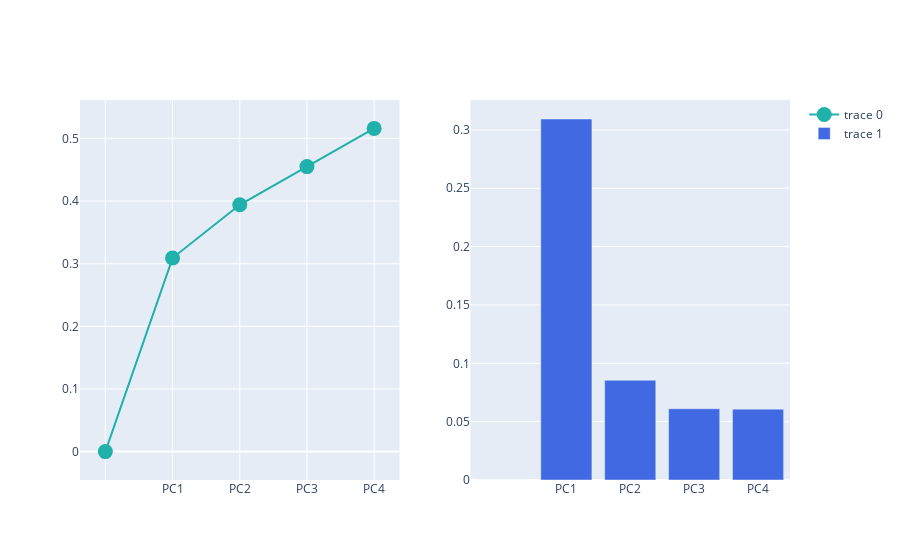

The code cell stored with this chart in its notebook:
### Markdown cell above
##### 3.2.4.3. Explained Variance + Cumulative Variance (Separate Plot)

### Code cell
from plotly.subplots import make_subplots
import plotly.graph_objects as go

fig = make_subplots(rows=1, cols=2)

fig.add_trace(
    go.Scatter(
        x=df_explained_variance['PC'],
        y=df_explained_variance['Cumulative Variance'],
        marker=dict(size=15, color="LightSeaGreen")
    ), row=1, col=1
    )

fig.add_trace(
    go.Bar(
        x=df_explained_variance['PC'],
        y=df_explained_variance['Explained Variance'],
        marker=dict(color="RoyalBlue"),
    ), row=1, col=2
    )

fig.show()

### Figure 1 — Plotly figure (JSON) as saved in the notebook; plotly's stock layout.template omitted (floating-point values rounded to 4 significant figures)
{"data": [{"marker": {"color": "LightSeaGreen", "size": 15}, "type": "scatter", "x": ["", "PC1", "PC2", "PC3", "PC4"], "xaxis": "x", "y": [0, 0.309, 0.394, 0.455, 0.516], "yaxis": "y"}, {"marker": {"color": "RoyalBlue"}, "type": "bar", "x": ["", "PC1", "PC2", "PC3", "PC4"], "xaxis": "x2", "y": [0, 0.3093, 0.08546, 0.06107, 0.06073], "yaxis": "y2"}], "layout": {"xaxis": {"anchor": "y", "domain": [0, 0.45]}, "xaxis2": {"anchor": "y2", "domain": [0.55, 1]}, "yaxis": {"anchor": "x", "domain": [0, 1]}, "yaxis2": {"anchor": "x2", "domain": [0, 1]}}}
